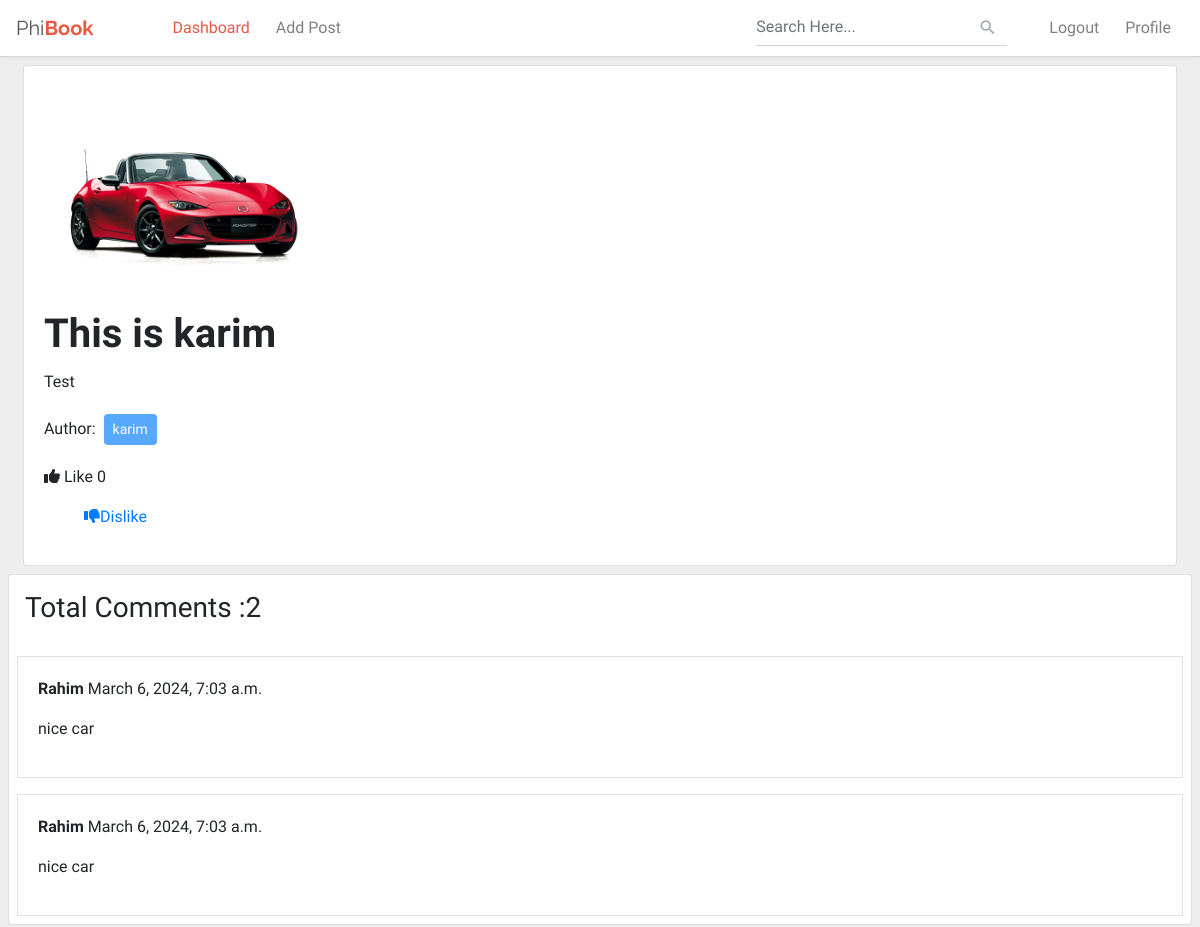
/posts/details/7 (signed in, upper part), run on an earlier commit of the app's database.
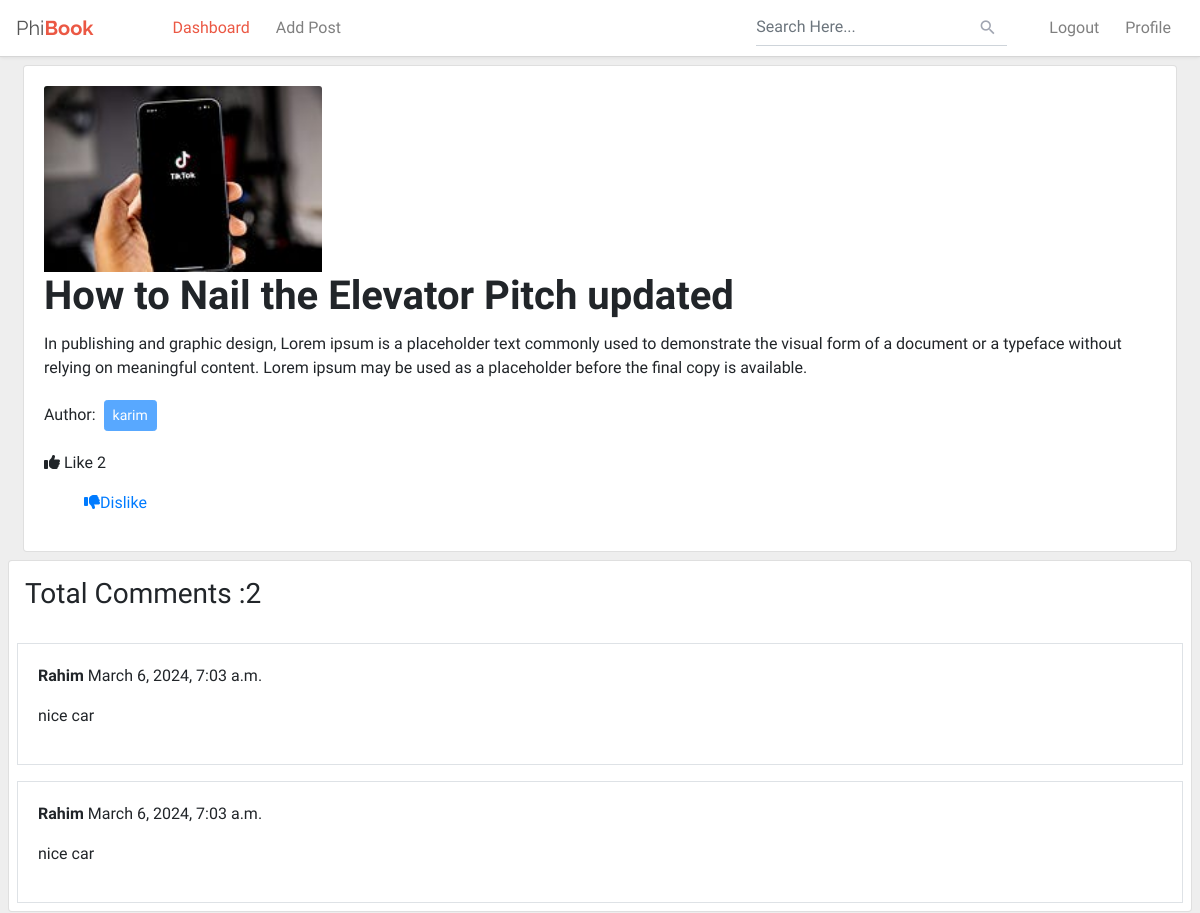
And on a later commit of the database.
### posts/models.py (models this page shows, shortened)
class Posts(models.Model):
    user = models.ForeignKey(User, on_delete=models.CASCADE, blank = True, null = True)
    title = models.CharField(max_length=100)
    content = models.TextField()
    image = models.ImageField(upload_to='posts/uploads/', blank=True, null=True)
    created_on = models.DateTimeField(auto_now_add=True, blank = True, null = True)
    post_like = models.IntegerField(default=0,null=True,blank=True)
    post_dislike = models.IntegerField(default=0,null=True,blank=True)

class Comment(models.Model):
    posts = models.ForeignKey(Posts, on_delete=models.CASCADE, related_name='comments')
    name = models.CharField(max_length=50)
    email = models.EmailField()
    body = models.TextField()
    created_on = models.DateTimeField(auto_now_add=True, blank = True, null = True)

### posts/views.py (the view, shortened to what this page needs)
# urls.py: path('details/<int:id>', views.DetailPostViews.as_view(),name='delails_post_view'),
class DetailPostViews(DetailView):
    model = models.Posts
    pk_url_kwarg = 'id'
    template_name = 'post_details.html'
    def get_context_data(self,**kwargs):
        context = super().get_context_data(**kwargs)
        posts = self.object
        comments = posts.comments.all()
        comment_form = forms.CommentForm()
        context['comments'] = comments
        context['comment_form'] = comment_form
        return context

### posts/forms.py
class CommentForm(forms.ModelForm):
    class Meta:
        model = Comment
        fields = ['name','email','body']

### posts/templates/post_details.html (shortened to what this page needs)
{% extends 'base.html' %}
{% load crispy_forms_tags %}
{% block content %}
<div class="col-sm-12 mb-3 mb-sm-0">
  <div class="card mx-2 my-2">
    <div class="card-body">
      <img src="{{posts.image.url}}" class="card-img-top w-25" alt="picture" />
      <h1 class="card-title font-bold">{{posts.title}}</h1>
      <p class="card-text">{{posts.content}}</p>
      <p>
        Author:
        <button class="btn btn-primary btn-sm disabled m-1">
          {{posts.user}}
        </button>
        {% if request.user.is_authenticated %}
        <p>
          <form action="{% url 'like' posts.id posts.user.id %}" method="post">
            <button type="submit" class="like-button">
                {% if request.user in posts.likes.all %}
                    <i class="fa-solid fa-thumbs-up"></i> Unlike
                {% else %}
                    <i class="fa-solid fa-thumbs-up"></i> Like
                {% endif %}
                {{ posts.likes.count }}
            </button>
        </form>
        </p>
        <p>
          <a class="p-10" href="#"><i class="fa-solid fa-thumbs-down"></i>Dislike</a>
        </p>
        {% endif %}
      </p>
    </div>
  </div>
</div>
<div class="card m-2">
  <h3 class="p-3">Total Comments :{{comments | length}}</h3>
  {% for comment in comments %}
  <div class="card-body border m-2">
      <p><b>{{comment.name}}</b> {{comment.created_on}}</p>
      <p>{{comment.body}}</p>
  </div>
  {% endfor %}
</div>
{% endblock %}

### templates/base.html (shortened to what this page needs)
<!DOCTYPE html>
<html lang="en">
<head>
    <link href="https://cdn.jsdelivr.net/npm/bootstrap@5.3.3/dist/css/bootstrap.min.css" rel="stylesheet">
    <link rel="stylesheet" href="https://unpkg.com/tailwindcss@2.0.1/dist/tailwind.min.css">
<link rel="stylesheet" href="https://stackpath.bootstrapcdn.com/bootstrap/4.5.0/css/bootstrap.min.css">
<link rel="stylesheet" href="https://cdnjs.cloudflare.com/ajax/libs/font-awesome/6.5.1/css/all.min.css" />
{% load static %}
<link rel="stylesheet" href="{% static 'style.css' %}">
</head>
<body>
    <header >
        <nav class=" navbar navbar-expand-lg navbar-light">
            <a class="navbar-brand" href="{% url 'home' %}">Phi<b>Book</b></a>
            <div id="navbarCollapse" class="collapse navbar-collapse justify-content-start">
                {% if request.user.is_authenticated %}
                <div class="navbar-nav">
                    <a href="{% url 'home' %}" class="nav-item nav-link active">Dashboard</a>
                    <a href="{% url 'add_post' %}" class="nav-item nav-link">Add Post</a>
                </div>
                {% endif %}
                <div class="navbar-nav ml-auto">
                    <div class="navbar-form-wrapper">
                        <form class="navbar-form form-inline">
                            <div class="input-group search-box">
                                <input type="text" id="search" class="form-control" placeholder="Search Here...">
                                <div class="input-group-append">
                                    <span class="input-group-text">
                                        <i class="material-icons">&#xE8B6;</i>
                                    </span>
                                </div>
                            </div>
                        </form>
                    </div>
                    {% if request.user.is_authenticated %}
                    <a href="{% url 'logout' %}" class="nav-item nav-link">Logout</a>
                    <a href="{% url 'profile' %}" class="nav-item nav-link">Profile</i></a>
                    {% else %}
                    <a href="{% url 'login' %}" class="nav-item nav-link">Login</i></a>
                    <a href="{% url 'register' %}" class="nav-item nav-link">Register</i></a>
                    {%  endif %}
                </div>
            </div>
        </nav>
    </header>
    {% block content %}
    {% endblock %}
</body>
</html>

### static/style.css (style rules this page uses)
body { background: #eeeeee; font-family: 'Varela Round', sans-serif; }
.form-inline { display: inline-block; }
.navbar { background: #fff; padding-left: 16px; padding-right: 16px; border-bottom: 1px solid #d6d6d6; box-shadow: 0 0 4px rgba(0,0,0,.1); }
.nav-link { margin: 0 5px; }
.navbar .navbar-brand { color: #555; padding-left: 0; font-size: 20px; padding-right: 50px; font-family: 'Raleway', sans-serif; }
.navbar .navbar-brand b { font-weight: bold; color: #eb5844; }
.navbar .navbar-nav a.active, .navbar .navbar-nav a.active:hover { color: #eb5844 !important; background: transparent !important; }
.search-box { position: relative; }
.search-box input.form-control { padding-right: 35px; border-radius: 0; padding-left: 0; border-width: 0 0 1px 0; box-shadow: none; }
.search-box .input-group-text { min-width: 35px; border: none; background: transparent; position: absolute; right: 0; z-index: 9; padding: 7px 0 7px 7px; height: 100%; }
.search-box i { color: #a0a5b1; font-size: 19px; }
.navbar .navbar-form { margin-right: 0; margin-left: 0; border: 0; }
@media (min-width: 992px) { .form-inline .input-group { width: 250px; margin-right: 30px; } }

What changed in the data, as far as the page shows it:
changed Posts "karim": image: a different picture; title "This is karim" → "How to Nail the Elevator Pitch updated"; content "Test" → "In publishing and graphic design, Lorem ipsum is a placeholder text commonly used to demonstrate the visual form of a document or a typeface without relying on meaningful content. Lorem ipsum may be used as a placeholder before the final copy is available."; likes.count "0" → "2"
